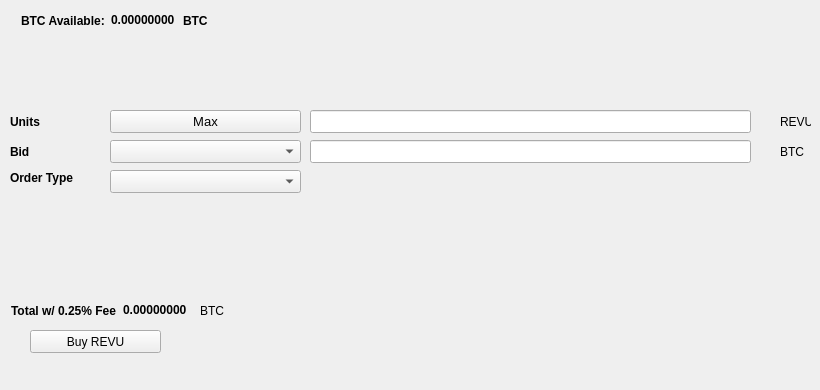
   <widget class="QWidget" name="BuyTab">
    <attribute name="title">
     <string>Buy</string>
    </attribute>
    <widget class="QPushButton" name="BuyREVU">
     <property name="geometry">
      <rect>
       <x>30</x>
       <y>330</y>
       <width>131</width>
       <height>23</height>
      </rect>
     </property>
     <property name="text">
      <string>Buy REVU</string>
     </property>
     <property name="icon">
      <iconset resource="../revu.qrc">
       <normaloff>:/icons/bitcoin</normaloff>:/icons/bitcoin</iconset>
     </property>
    </widget>
    <widget class="QLabel" name="label_3">
     <property name="geometry">
      <rect>
       <x>10</x>
       <y>110</y>
       <width>46</width>
       <height>23</height>
      </rect>
     </property>
     <property name="font">
      <font>
       <weight>75</weight>
       <bold>true</bold>
      </font>
     </property>
     <property name="text">
      <string>Units</string>
     </property>
    </widget>
    <widget class="QLineEdit" name="UnitsInput">
     <property name="geometry">
      <rect>
       <x>310</x>
       <y>110</y>
       <width>441</width>
       <height>23</height>
      </rect>
     </property>
     <property name="font">
      <font>
       <pointsize>9</pointsize>
       <weight>75</weight>
       <bold>true</bold>
      </font>
     </property>
    </widget>
    <widget class="QLineEdit" name="BuyBidPriceEdit">
     <property name="geometry">
      <rect>
       <x>310</x>
       <y>140</y>
       <width>441</width>
       <height>23</height>
      </rect>
     </property>
     <property name="font">
      <font>
       <pointsize>9</pointsize>
       <weight>75</weight>
       <bold>true</bold>
      </font>
     </property>
    </widget>
    <widget class="QLabel" name="label_4">
     <property name="geometry">
      <rect>
       <x>780</x>
       <y>110</y>
       <width>31</width>
       <height>23</height>
      </rect>
     </property>
     <property name="text">
      <string>REVU</string>
     </property>
    </widget>
    <widget class="QLabel" name="label_5">
     <property name="geometry">
      <rect>
       <x>780</x>
       <y>140</y>
       <width>31</width>
       <height>23</height>
      </rect>
     </property>
     <property name="text">
      <string>BTC</string>
     </property>
    </widget>
    <widget class="QLabel" name="label_6">
     <property name="geometry">
      <rect>
       <x>10</x>
       <y>140</y>
       <width>46</width>
       <height>23</height>
      </rect>
     </property>
     <property name="font">
      <font>
       <weight>75</weight>
       <bold>true</bold>
      </font>
     </property>
     <property name="text">
      <string>Bid</string>
     </property>
    </widget>
    <widget class="QLabel" name="label_7">
     <property name="geometry">
      <rect>
       <x>10</x>
       <y>170</y>
       <width>91</width>
       <height>16</height>
      </rect>
     </property>
     <property name="font">
      <font>
       <weight>75</weight>
       <bold>true</bold>
      </font>
     </property>
     <property name="text">
      <string>Order Type</string>
     </property>
    </widget>
    <widget class="QPushButton" name="Buy_Max_Amount">
     <property name="geometry">
      <rect>
       <x>110</x>
       <y>110</y>
       <width>191</width>
       <height>23</height>
      </rect>
     </property>
     <property name="font">
      <font>
       <pointsize>10</pointsize>
      </font>
     </property>
     <property name="text">
      <string>Max</string>
     </property>
    </widget>
    <widget class="QComboBox" name="BuyBidcomboBox">
     <property name="geometry">
      <rect>
       <x>110</x>
       <y>140</y>
       <width>191</width>
       <height>23</height>
      </rect>
     </property>
     <property name="font">
      <font>
       <pointsize>10</pointsize>
      </font>
     </property>
    </widget>
    <widget class="QComboBox" name="buyOrdertypeCombo">
     <property name="geometry">
      <rect>
       <x>110</x>
       <y>170</y>
       <width>191</width>
       <height>23</height>
      </rect>
     </property>
     <property name="font">
      <font>
       <pointsize>10</pointsize>
      </font>
     </property>
    </widget>
    <widget class="QWidget" name="layoutWidget1">
     <property name="geometry">
      <rect>
       <x>21</x>
       <y>11</y>
       <width>227</width>
       <height>19</height>
      </rect>
     </property>
     <layout class="QHBoxLayout" name="horizontalLayout_3">
      <item>
       <widget class="QLabel" name="label232">
        <property name="font">
         <font>
          <weight>75</weight>
          <bold>true</bold>
         </font>
        </property>
        <property name="text">
         <string>BTC Available:</string>
        </property>
       </widget>
      </item>
      <item>
       <widget class="QLabel" name="BtcAvailableLbl">
        <property name="palette">
         <palette>
          <active>
           <colorrole role="WindowText">
            <brush brushstyle="SolidPattern">
             <color alpha="255">
              <red>0</red>
              <green>0</green>
              <blue>0</blue>
             </color>
            </brush>
           </colorrole>
           <colorrole role="Button">
            <brush brushstyle="SolidPattern">
             <color alpha="255">
              <red>0</red>
              <green>170</green>
              <blue>0</blue>
             </color>
            </brush>
           </colorrole>
           <colorrole role="Light">
            <brush brushstyle="SolidPattern">
             <color alpha="255">
              <red>0</red>
              <green>255</green>
              <blue>0</blue>
             </color>
            </brush>
           </colorrole>
           <colorrole role="Midlight">
            <brush brushstyle="SolidPattern">
             <color alpha="255">
              <red>0</red>
              <green>212</green>
              <blue>0</blue>
             </color>
            </brush>
           </colorrole>
           <colorrole role="Dark">
            <brush brushstyle="SolidPattern">
             <color alpha="255">
              <red>0</red>
              <green>85</green>
              <blue>0</blue>
             </color>
            </brush>
           </colorrole>
           <colorrole role="Mid">
            <brush brushstyle="SolidPattern">
             <color alpha="255">
              <red>0</red>
              <green>113</green>
              <blue>0</blue>
             </color>
            </brush>
           </colorrole>
           <colorrole role="Text">
            <brush brushstyle="SolidPattern">
             <color alpha="255">
              <red>0</red>
              <green>170</green>
              <blue>0</blue>
             </color>
            </brush>
           </colorrole>
           <colorrole role="BrightText">
            <brush brushstyle="SolidPattern">
             <color alpha="255">
              <red>255</red>
              <green>255</green>
              <blue>255</blue>
             </color>
            </brush>
           </colorrole>
           <colorrole role="ButtonText">
            <brush brushstyle="SolidPattern">
             <color alpha="255">
              <red>0</red>
              <green>0</green>
              <blue>0</blue>
             </color>
            </brush>
           </colorrole>
           <colorrole role="Base">
            <brush brushstyle="SolidPattern">
             <color alpha="255">
              <red>255</red>
              <green>255</green>
              <blue>255</blue>
             </color>
            </brush>
           </colorrole>
           <colorrole role="Window">
            <brush brushstyle="SolidPattern">
             <color alpha="255">
              <red>0</red>
              <green>170</green>
              <blue>0</blue>
             </color>
            </brush>
           </colorrole>
           <colorrole role="Shadow">
            <brush brushstyle="SolidPattern">
             <color alpha="255">
              <red>0</red>
              <green>0</green>
              <blue>0</blue>
             </color>
            </brush>
           </colorrole>
           <colorrole role="AlternateBase">
            <brush brushstyle="SolidPattern">
             <color alpha="255">
              <red>127</red>
              <green>212</green>
              <blue>127</blue>
             </color>
            </brush>
           </colorrole>
           <colorrole role="ToolTipBase">
            <brush brushstyle="SolidPattern">
             <color alpha="255">
              <red>255</red>
              <green>255</green>
              <blue>220</blue>
             </color>
            </brush>
           </colorrole>
           <colorrole role="ToolTipText">
            <brush brushstyle="SolidPattern">
             <color alpha="255">
              <red>0</red>
              <green>0</green>
              <blue>0</blue>
             </color>
            </brush>
           </colorrole>
          </active>
          <inactive>
           <colorrole role="WindowText">
            <brush brushstyle="SolidPattern">
             <color alpha="255">
              <red>0</red>
              <green>0</green>
              <blue>0</blue>
             </color>
            </brush>
           </colorrole>
           <colorrole role="Button">
            <brush brushstyle="SolidPattern">
             <color alpha="255">
              <red>0</red>
              <green>170</green>
              <blue>0</blue>
             </color>
            </brush>
           </colorrole>
           <colorrole role="Light">
            <brush brushstyle="SolidPattern">
             <color alpha="255">
              <red>0</red>
              <green>255</green>
              <blue>0</blue>
             </color>
            </brush>
           </colorrole>
           <colorrole role="Midlight">
            <brush brushstyle="SolidPattern">
             <color alpha="255">
              <red>0</red>
              <green>212</green>
              <blue>0</blue>
             </color>
            </brush>
           </colorrole>
           <colorrole role="Dark">
            <brush brushstyle="SolidPattern">
             <color alpha="255">
              <red>0</red>
              <green>85</green>
              <blue>0</blue>
             </color>
            </brush>
           </colorrole>
           <colorrole role="Mid">
            <brush brushstyle="SolidPattern">
             <color alpha="255">
              <red>0</red>
              <green>113</green>
              <blue>0</blue>
             </color>
            </brush>
           </colorrole>
           <colorrole role="Text">
            <brush brushstyle="SolidPattern">
             <color alpha="255">
              <red>0</red>
              <green>170</green>
              <blue>0</blue>
             </color>
            </brush>
           </colorrole>
           <colorrole role="BrightText">
            <brush brushstyle="SolidPattern">
             <color alpha="255">
              <red>255</red>
              <green>255</green>
              <blue>255</blue>
             </color>
            </brush>
           </colorrole>
           <colorrole role="ButtonText">
            <brush brushstyle="SolidPattern">
             <color alpha="255">
              <red>0</red>
              <green>0</green>
              <blue>0</blue>
             </color>
            </brush>
           </colorrole>
           <colorrole role="Base">
            <brush brushstyle="SolidPattern">
             <color alpha="255">
              <red>255</red>
              <green>255</green>
              <blue>255</blue>
             </color>
            </brush>
           </colorrole>
           <colorrole role="Window">
            <brush brushstyle="SolidPattern">
             <color alpha="255">
              <red>0</red>
              <green>170</green>
              <blue>0</blue>
             </color>
            </brush>
           </colorrole>
           <colorrole role="Shadow">
            <brush brushstyle="SolidPattern">
             <color alpha="255">
              <red>0</red>
              <green>0</green>
              <blue>0</blue>
             </color>
            </brush>
           </colorrole>
           <colorrole role="AlternateBase">
            <brush brushstyle="SolidPattern">
             <color alpha="255">
              <red>127</red>
              <green>212</green>
              <blue>127</blue>
             </color>
            </brush>
           </colorrole>
           <colorrole role="ToolTipBase">
            <brush brushstyle="SolidPattern">
             <color alpha="255">
              <red>255</red>
              <green>255</green>
              <blue>220</blue>
             </color>
            </brush>
           </colorrole>
           <colorrole role="ToolTipText">
            <brush brushstyle="SolidPattern">
             <color alpha="255">
              <red>0</red>
              <green>0</green>
              <blue>0</blue>
             </color>
            </brush>
           </colorrole>
          </inactive>
          <disabled>
           <colorrole role="WindowText">
            <brush brushstyle="SolidPattern">
             <color alpha="255">
              <red>0</red>
              <green>85</green>
              <blue>0</blue>
             </color>
            </brush>
           </colorrole>
           <colorrole role="Button">
            <brush brushstyle="SolidPattern">
             <color alpha="255">
              <red>0</red>
              <green>170</green>
              <blue>0</blue>
             </color>
            </brush>
           </colorrole>
           <colorrole role="Light">
            <brush brushstyle="SolidPattern">
             <color alpha="255">
              <red>0</red>
              <green>255</green>
              <blue>0</blue>
             </color>
            </brush>
           </colorrole>
           <colorrole role="Midlight">
            <brush brushstyle="SolidPattern">
             <color alpha="255">
              <red>0</red>
              <green>212</green>
              <blue>0</blue>
             </color>
            </brush>
           </colorrole>
           <colorrole role="Dark">
            <brush brushstyle="SolidPattern">
             <color alpha="255">
              <red>0</red>
              <green>85</green>
              <blue>0</blue>
             </color>
            </brush>
           </colorrole>
           <colorrole role="Mid">
            <brush brushstyle="SolidPattern">
             <color alpha="255">
              <red>0</red>
              <green>113</green>
              <blue>0</blue>
             </color>
            </brush>
           </colorrole>
           <colorrole role="Text">
            <brush brushstyle="SolidPattern">
             <color alpha="255">
              <red>0</red>
              <green>85</green>
              <blue>0</blue>
             </color>
            </brush>
           </colorrole>
           <colorrole role="BrightText">
            <brush brushstyle="SolidPattern">
             <color alpha="255">
              <red>255</red>
              <green>255</green>
              <blue>255</blue>
             </color>
            </brush>
           </colorrole>
           <colorrole role="ButtonText">
            <brush brushstyle="SolidPattern">
             <color alpha="255">
              <red>0</red>
              <green>85</green>
              <blue>0</blue>
             </color>
            </brush>
           </colorrole>
           <colorrole role="Base">
            <brush brushstyle="SolidPattern">
             <color alpha="255">
              <red>0</red>
              <green>170</green>
              <blue>0</blue>
             </color>
            </brush>
           </colorrole>
           <colorrole role="Window">
            <brush brushstyle="SolidPattern">
             <color alpha="255">
              <red>0</red>
              <green>170</green>
              <blue>0</blue>
             </color>
            </brush>
           </colorrole>
           <colorrole role="Shadow">
            <brush brushstyle="SolidPattern">
             <color alpha="255">
              <red>0</red>
              <green>0</green>
              <blue>0</blue>
             </color>
            </brush>
           </colorrole>
           <colorrole role="AlternateBase">
            <brush brushstyle="SolidPattern">
             <color alpha="255">
              <red>0</red>
              <green>170</green>
              <blue>0</blue>
             </color>
            </brush>
           </colorrole>
           <colorrole role="ToolTipBase">
            <brush brushstyle="SolidPattern">
             <color alpha="255">
              <red>255</red>
              <green>255</green>
              <blue>220</blue>
             </color>
            </brush>
           </colorrole>
           <colorrole role="ToolTipText">
            <brush brushstyle="SolidPattern">
             <color alpha="255">
              <red>0</red>
              <green>0</green>
              <blue>0</blue>
             </color>
            </brush>
           </colorrole>
          </disabled>
         </palette>
        </property>
        <property name="font">
         <font>
          <weight>75</weight>
          <bold>true</bold>
         </font>
        </property>
        <property name="text">
         <string>0.00000000</string>
        </property>
        <property name="textInteractionFlags">
         <set>Qt::LinksAccessibleByMouse|Qt::TextSelectableByKeyboard|Qt::TextSelectableByMouse</set>
        </property>
       </widget>
      </item>
      <item>
       <widget class="QLabel" name="BtcAvailableLbl_2">
        <property name="font">
         <font>
          <weight>75</weight>
          <bold>true</bold>
         </font>
        </property>
        <property name="text">
         <string>BTC</string>
        </property>
       </widget>
      </item>
     </layout>
    </widget>
    <widget class="QWidget" name="layoutWidge2">
     <property name="geometry">
      <rect>
       <x>11</x>
       <y>301</y>
       <width>259</width>
       <height>19</height>
      </rect>
     </property>
     <layout class="QHBoxLayout" name="horizontalLayout_4">
      <item>
       <widget class="QLabel" name="label_9">
        <property name="font">
         <font>
          <weight>75</weight>
          <bold>true</bold>
         </font>
        </property>
        <property name="text">
         <string>Total w/ 0.25% Fee</string>
        </property>
       </widget>
      </item>
      <item>
       <widget class="QLabel" name="BuyCostLabel">
        <property name="palette">
         <palette>
          <active>
           <colorrole role="WindowText">
            <brush brushstyle="SolidPattern">
             <color alpha="255">
              <red>0</red>
              <green>0</green>
              <blue>0</blue>
             </color>
            </brush>
           </colorrole>
           <colorrole role="Button">
            <brush brushstyle="SolidPattern">
             <color alpha="255">
              <red>0</red>
              <green>170</green>
              <blue>0</blue>
             </color>
            </brush>
           </colorrole>
           <colorrole role="Light">
            <brush brushstyle="SolidPattern">
             <color alpha="255">
              <red>0</red>
              <green>255</green>
              <blue>0</blue>
             </color>
            </brush>
           </colorrole>
           <colorrole role="Midlight">
            <brush brushstyle="SolidPattern">
             <color alpha="255">
              <red>0</red>
              <green>212</green>
              <blue>0</blue>
             </color>
            </brush>
           </colorrole>
           <colorrole role="Dark">
            <brush brushstyle="SolidPattern">
             <color alpha="255">
              <red>0</red>
              <green>85</green>
              <blue>0</blue>
             </color>
            </brush>
           </colorrole>
           <colorrole role="Mid">
            <brush brushstyle="SolidPattern">
             <color alpha="255">
              <red>0</red>
              <green>113</green>
              <blue>0</blue>
             </color>
            </brush>
           </colorrole>
           <colorrole role="Text">
            <brush brushstyle="SolidPattern">
             <color alpha="255">
              <red>0</red>
              <green>170</green>
              <blue>0</blue>
             </color>
            </brush>
           </colorrole>
           <colorrole role="BrightText">
            <brush brushstyle="SolidPattern">
             <color alpha="255">
              <red>255</red>
              <green>255</green>
              <blue>255</blue>
             </color>
            </brush>
           </colorrole>
           <colorrole role="ButtonText">
            <brush brushstyle="SolidPattern">
             <color alpha="255">
              <red>0</red>
              <green>0</green>
              <blue>0</blue>
             </color>
            </brush>
           </colorrole>
           <colorrole role="Base">
            <brush brushstyle="SolidPattern">
             <color alpha="255">
              <red>255</red>
              <green>255</green>
              <blue>255</blue>
             </color>
            </brush>
           </colorrole>
           <colorrole role="Window">
            <brush brushstyle="SolidPattern">
             <color alpha="255">
              <red>0</red>
              <green>170</green>
              <blue>0</blue>
             </color>
            </brush>
           </colorrole>
           <colorrole role="Shadow">
            <brush brushstyle="SolidPattern">
             <color alpha="255">
              <red>0</red>
              <green>0</green>
              <blue>0</blue>
             </color>
            </brush>
           </colorrole>
           <colorrole role="AlternateBase">
            <brush brushstyle="SolidPattern">
             <color alpha="255">
              <red>127</red>
              <green>212</green>
              <blue>127</blue>
             </color>
            </brush>
           </colorrole>
           <colorrole role="ToolTipBase">
            <brush brushstyle="SolidPattern">
             <color alpha="255">
              <red>255</red>
              <green>255</green>
              <blue>220</blue>
             </color>
            </brush>
           </colorrole>
           <colorrole role="ToolTipText">
            <brush brushstyle="SolidPattern">
             <color alpha="255">
              <red>0</red>
              <green>0</green>
              <blue>0</blue>
             </color>
            </brush>
           </colorrole>
          </active>
          <inactive>
           <colorrole role="WindowText">
            <brush brushstyle="SolidPattern">
             <color alpha="255">
              <red>0</red>
              <green>0</green>
              <blue>0</blue>
             </color>
            </brush>
           </colorrole>
           <colorrole role="Button">
            <brush brushstyle="SolidPattern">
             <color alpha="255">
              <red>0</red>
              <green>170</green>
              <blue>0</blue>
             </color>
            </brush>
           </colorrole>
           <colorrole role="Light">
            <brush brushstyle="SolidPattern">
             <color alpha="255">
              <red>0</red>
              <green>255</green>
              <blue>0</blue>
             </color>
            </brush>
           </colorrole>
           <colorrole role="Midlight">
            <brush brushstyle="SolidPattern">
             <color alpha="255">
              <red>0</red>
              <green>212</green>
              <blue>0</blue>
             </color>
            </brush>
           </colorrole>
           <colorrole role="Dark">
            <brush brushstyle="SolidPattern">
             <color alpha="255">
              <red>0</red>
              <green>85</green>
              <blue>0</blue>
             </color>
            </brush>
           </colorrole>
           <colorrole role="Mid">
            <brush brushstyle="SolidPattern">
             <color alpha="255">
              <red>0</red>
              <green>113</green>
              <blue>0</blue>
             </color>
            </brush>
           </colorrole>
           <colorrole role="Text">
            <brush brushstyle="SolidPattern">
             <color alpha="255">
              <red>0</red>
              <green>170</green>
              <blue>0</blue>
             </color>
            </brush>
           </colorrole>
           <colorrole role="BrightText">
            <brush brushstyle="SolidPattern">
             <color alpha="255">
              <red>255</red>
              <green>255</green>
              <blue>255</blue>
             </color>
            </brush>
           </colorrole>
           <colorrole role="ButtonText">
            <brush brushstyle="SolidPattern">
             <color alpha="255">
              <red>0</red>
              <green>0</green>
              <blue>0</blue>
             </color>
            </brush>
           </colorrole>
           <colorrole role="Base">
            <brush brushstyle="SolidPattern">
             <color alpha="255">
              <red>255</red>
              <green>255</green>
              <blue>255</blue>
             </color>
            </brush>
           </colorrole>
           <colorrole role="Window">
            <brush brushstyle="SolidPattern">
             <color alpha="255">
              <red>0</red>
              <green>170</green>
              <blue>0</blue>
             </color>
            </brush>
           </colorrole>
           <colorrole role="Shadow">
            <brush brushstyle="SolidPattern">
             <color alpha="255">
              <red>0</red>
              <green>0</green>
              <blue>0</blue>
             </color>
            </brush>
           </colorrole>
           <colorrole role="AlternateBase">
            <brush brushstyle="SolidPattern">
             <color alpha="255">
              <red>127</red>
              <green>212</green>
              <blue>127</blue>
             </color>
            </brush>
           </colorrole>
           <colorrole role="ToolTipBase">
            <brush brushstyle="SolidPattern">
             <color alpha="255">
              <red>255</red>
              <green>255</green>
              <blue>220</blue>
             </color>
            </brush>
           </colorrole>
           <colorrole role="ToolTipText">
            <brush brushstyle="SolidPattern">
             <color alpha="255">
              <red>0</red>
              <green>0</green>
              <blue>0</blue>
             </color>
            </brush>
           </colorrole>
          </inactive>
          <disabled>
           <colorrole role="WindowText">
            <brush brushstyle="SolidPattern">
             <color alpha="255">
              <red>0</red>
              <green>85</green>
              <blue>0</blue>
             </color>
            </brush>
           </colorrole>
           <colorrole role="Button">
            <brush brushstyle="SolidPattern">
             <color alpha="255">
              <red>0</red>
              <green>170</green>
              <blue>0</blue>
             </color>
            </brush>
           </colorrole>
           <colorrole role="Light">
            <brush brushstyle="SolidPattern">
             <color alpha="255">
              <red>0</red>
              <green>255</green>
              <blue>0</blue>
             </color>
            </brush>
           </colorrole>
           <colorrole role="Midlight">
            <brush brushstyle="SolidPattern">
             <color alpha="255">
              <red>0</red>
              <green>212</green>
              <blue>0</blue>
             </color>
            </brush>
           </colorrole>
           <colorrole role="Dark">
            <brush brushstyle="SolidPattern">
             <color alpha="255">
              <red>0</red>
              <green>85</green>
              <blue>0</blue>
             </color>
            </brush>
           </colorrole>
           <colorrole role="Mid">
            <brush brushstyle="SolidPattern">
             <color alpha="255">
              <red>0</red>
              <green>113</green>
              <blue>0</blue>
             </color>
            </brush>
           </colorrole>
           <colorrole role="Text">
            <brush brushstyle="SolidPattern">
             <color alpha="255">
              <red>0</red>
              <green>85</green>
              <blue>0</blue>
             </color>
            </brush>
           </colorrole>
           <colorrole role="BrightText">
            <brush brushstyle="SolidPattern">
             <color alpha="255">
              <red>255</red>
              <green>255</green>
              <blue>255</blue>
             </color>
            </brush>
           </colorrole>
           <colorrole role="ButtonText">
            <brush brushstyle="SolidPattern">
             <color alpha="255">
              <red>0</red>
              <green>85</green>
              <blue>0</blue>
             </color>
            </brush>
           </colorrole>
           <colorrole role="Base">
            <brush brushstyle="SolidPattern">
             <color alpha="255">
              <red>0</red>
              <green>170</green>
              <blue>0</blue>
             </color>
            </brush>
           </colorrole>
           <colorrole role="Window">
            <brush brushstyle="SolidPattern">
             <color alpha="255">
              <red>0</red>
              <green>170</green>
              <blue>0</blue>
             </color>
            </brush>
           </colorrole>
           <colorrole role="Shadow">
            <brush brushstyle="SolidPattern">
             <color alpha="255">
              <red>0</red>
              <green>0</green>
              <blue>0</blue>
             </color>
            </brush>
           </colorrole>
           <colorrole role="AlternateBase">
            <brush brushstyle="SolidPattern">
             <color alpha="255">
              <red>0</red>
              <green>170</green>
              <blue>0</blue>
             </color>
            </brush>
           </colorrole>
           <colorrole role="ToolTipBase">
            <brush brushstyle="SolidPattern">
             <color alpha="255">
              <red>255</red>
              <green>255</green>
              <blue>220</blue>
             </color>
            </brush>
           </colorrole>
           <colorrole role="ToolTipText">
            <brush brushstyle="SolidPattern">
             <color alpha="255">
              <red>0</red>
              <green>0</green>
              <blue>0</blue>
             </color>
            </brush>
           </colorrole>
          </disabled>
         </palette>
        </property>
        <property name="font">
         <font>
          <weight>75</weight>
          <bold>true</bold>
         </font>
        </property>
        <property name="autoFillBackground">
         <bool>false</bool>
        </property>
        <property name="text">
         <string>0.00000000</string>
        </property>
        <property name="textInteractionFlags">
         <set>Qt::LinksAccessibleByMouse|Qt::TextSelectableByMouse</set>
        </property>
       </widget>
      </item>
      <item>
       <widget class="QLabel" name="label_10">
        <property name="font">
         <font>
          <weight>50</weight>
          <bold>false</bold>
         </font>
        </property>
        <property name="text">
         <string>BTC</string>
        </property>
       </widget>
      </item>
     </layout>
    </widget>
    <widget class="QLabel" name="label_24">
     <property name="geometry">
      <rect>
       <x>460</x>
       <y>300</y>
       <width>281</width>
       <height>81</height>
      </rect>
     </property>
     <property name="text">
      <string/>
     </property>
     <property name="pixmap">
      <pixmap>:/images/bittrex</pixmap>
     </property>
    </widget>
   </widget>
